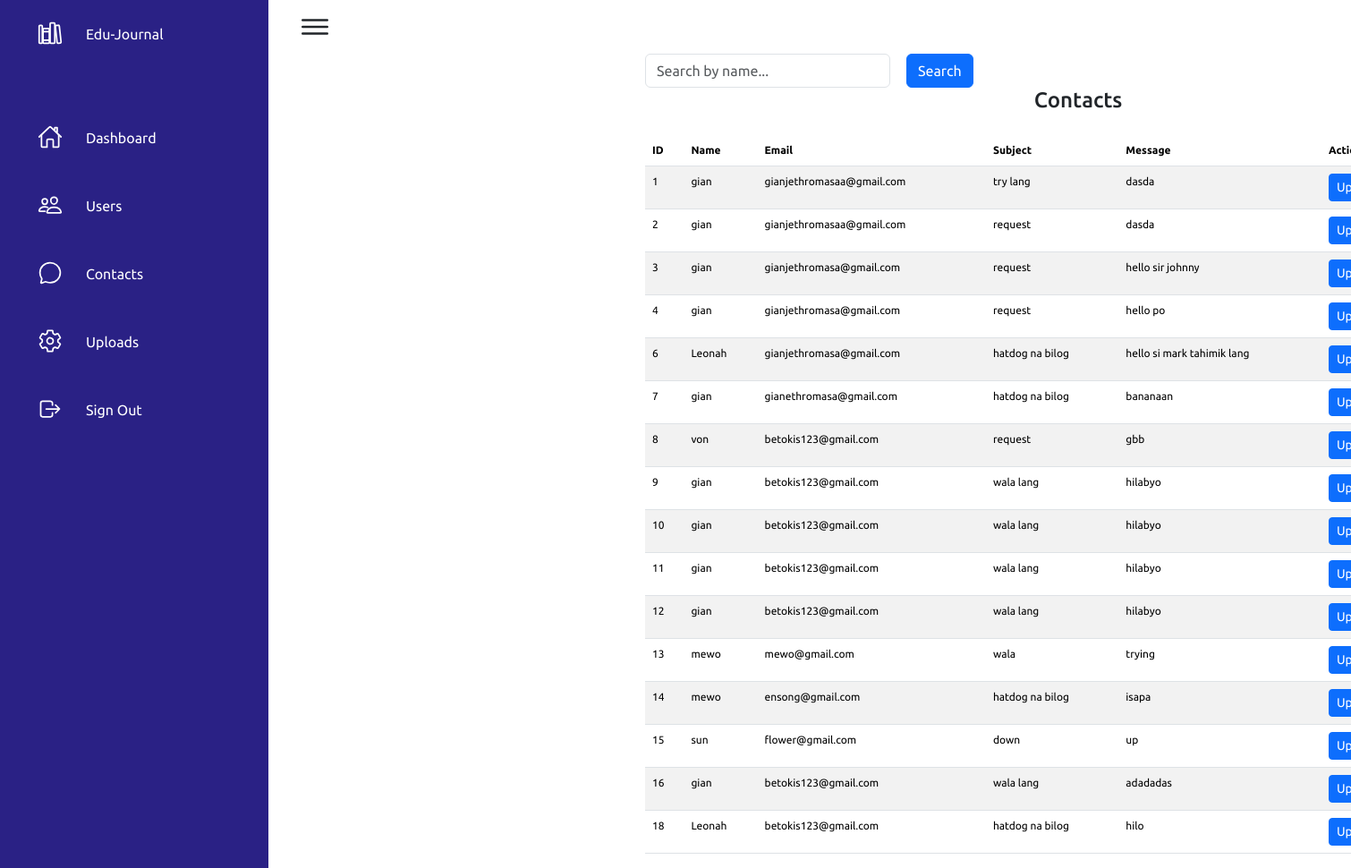
Screenshot of /dash/contacts.php (signed in) with the database file from the repository.
### tables this page shows
CREATE TABLE `user_contact` (
  `id` int(11) NOT NULL,
  `cname` varchar(150) NOT NULL,
  `email` varchar(150) NOT NULL,
  `sub` varchar(150) NOT NULL,
  `message` text NOT NULL
);

### dash/contacts.php (the view, shortened to what this page needs)
<!DOCTYPE html>
<html lang="en">
<head>
    <link rel="stylesheet" href="assets/css/style.css">
    <link href="https://cdn.jsdelivr.net/npm/bootstrap@5.3.3/dist/css/bootstrap.min.css" rel="stylesheet">
</head>
<body>
    <div class="container-fluid">
        <div class="row">
            <div class="col-auto bg-light p-0">
                <div class="navigation">
                    <ul class="nav flex-column">
                        <li class="nav-item">
                            <a class="nav-link active" href="#">
                                <span class="icon">
                                    <ion-icon name="library-outline"></ion-icon>
                                </span>
                                <span class="title">Edu-Journal</span>
                            </a>
                        </li>
                        <li class="nav-item">
                            <a class="nav-link" href="./dashboard.php">
                                <span class="icon">
                                    <ion-icon name="home-outline"></ion-icon>
                                </span>
                                <span class="title">Dashboard</span>
                            </a>
                        </li>
                        <li class="nav-item">
                            <a class="nav-link" href="./users.php">
                                <span class="icon">
                                    <ion-icon name="people-outline"></ion-icon>
                                </span>
                                <span class="title">Users</span>
                            </a>
                        </li>
                        <li class="nav-item">
                            <a class="nav-link" href="./contacts.php">
                                <span class="icon">
                                    <ion-icon name="chatbubble-outline"></ion-icon>
                                </span>
                                <span class="title">Contacts</span>
                            </a>
                        </li>
                        <li class="nav-item">
                            <a class="nav-link" href="#">
                                <span class="icon">
                                    <ion-icon name="settings-outline"></ion-icon>
                                </span>
                                <span class="title">Uploads</span>
                            </a>
                        </li>
                        <li class="nav-item">
                            <a class="nav-link" href="../sign_out.php">
                                <span class="icon">
                                    <ion-icon name="log-out-outline"></ion-icon>
                                </span>
                                <span class="title">Sign Out</span>
                            </a>
                        </li>
                    </ul>
                </div>
            </div>
            <div class="main">
            <div class="topbar">
                <div class="toggle">
                    <ion-icon name="menu-outline"></ion-icon>
                </div>
                </div>
                <div class="main">
                    <div class="search-add-container">
                        <form action="../c-search.php" method="GET" class="d-flex">
                            <input type="text" name="search" placeholder="Search by name..." class="form-control me-2" required>
                            <button type="submit" class="btn btn-primary">Search</button>
                        </form>
                    </div>
                    <h4 class="text-center mb-4">Contacts</h4>
                    <div class="table-container">
                        <table class="table table-striped table-sm">
                            <thead>
                                <tr>
                                    <th>ID</th>
                                    <th>Name</th>
                                    <th>Email</th>
                                    <th>Subject</th>
                                    <th>Message</th>
                                    <th>Action</th>
                                </tr>
                            </thead>
                            <tbody>
                                <?php
                                $host = "localhost";
                                $user = "root";
                                $pass = "";
                                $contact_db = "contact";
                                $contact_conn = new mysqli($host, $user, $pass, $contact_db);
                                $sql = "SELECT * FROM user_contact";
                                $result = $contact_conn->query($sql);
                                if ($result === false) {
                                    echo "<tr><td colspan='6'>Error: " . $contact_conn->error . "</td></tr>";
                                } else if ($result->num_rows > 0) {
                                    while ($row = $result->fetch_assoc()) {
                                        echo "<tr>
                                            <td>". htmlspecialchars($row["id"]) ."</td>
                                            <td>". htmlspecialchars($row["cname"]) ."</td>
                                            <td>". htmlspecialchars($row["email"]) ."</td>
                                            <td>". htmlspecialchars($row["sub"]) ."</td>
                                            <td>". htmlspecialchars($row["message"]) ."</td>
                                            <td>
                                                <a class='btn btn-primary btn-sm' href='../c-edit.php?id=".htmlspecialchars($row['id'])."'>Update</a>
                                                <a class='btn btn-danger btn-sm' href='../c-delete.php?id=".htmlspecialchars($row['id'])."'>Delete</a>
                                            </td>
                                        </tr>";
                                    }
                                } else {
                                    echo "<tr><td colspan='6'>No contacts found</td></tr>";
                                }
                                ?>
                            </tbody>
                        </table>
                    </div>
                </div>
            </div>
        </div>
    </div>
</body>
</html>

### dash/assets/css/style.css (style rules this page uses)
* { font-family: "Ubuntu", sans-serif; margin: 0; padding: 0; box-sizing: border-box; }
:root { --blue: #2a2185; --white: #fff; --gray: #f5f5f5; --black1: #222; --black2: #999; }
body { min-height: 100vh; overflow-x: hidden; }
.navigation { position: fixed; width: 300px; height: 100%; background: var(--blue); border-left: 10px solid var(--blue); transition: 0.5s; overflow: hidden; }
.navigation ul { position: absolute; top: 0; left: 0; width: 100%; }
.navigation ul li { position: relative; width: 100%; list-style: none; border-top-left-radius: 30px; border-bottom-left-radius: 30px; }
.navigation ul li:nth-child(1) { margin-bottom: 40px; pointer-events: none; }
.navigation ul li a { position: relative; display: block; width: 100%; display: flex; text-decoration: none; color: var(--white); }
.navigation ul li a .icon { position: relative; display: block; min-width: 60px; height: 60px; line-height: 75px; text-align: center; }
.navigation ul li a .icon ion-icon { font-size: 1.75rem; }
.navigation ul li a .title { position: relative; display: block; padding: 0 10px; height: 60px; line-height: 60px; text-align: start; white-space: nowrap; }
.main { position: absolute; width: calc(100% - 300px); left: 300px; min-height: 100vh; background: var(--white); transition: 0.5s; }
.topbar { width: 100%; height: 60px; display: flex; justify-content: space-between; align-items: center; padding: 0 10px; }
.toggle { position: relative; width: 60px; height: 60px; display: flex; justify-content: center; align-items: center; font-size: 2.5rem; cursor: pointer; }

### dash/contacts.php (style rules this page uses)
.search-add-container { display: flex; justify-content: space-between; align-items: center; margin-bottom: 20px; max-width: 80%; margin: 0 auto; }
.search-add-container form { display: flex; gap: 10px; }
.table-container { max-width: 80%; margin: 0 auto; }
.table { font-size: 12px; }
.table th, .table td { padding: 8px; }

### rows the page displays
user_contact: id "1", cname "gian", email "gianjethromasaa@gmail.com", sub "try lang", message "dasda"
user_contact: id "2", cname "gian", email "gianjethromasaa@gmail.com", sub "request", message "dasda"
user_contact: id "3", cname "gian", email "gianjethromasa@gmail.com", sub "request", message "hello sir johnny"
user_contact: id "4", cname "gian", email "gianjethromasa@gmail.com", sub "request", message "hello po"
user_contact: id "6", cname "Leonah", email "gianjethromasa@gmail.com", sub "hatdog na bilog", message "hello si mark tahimik lang"
user_contact: id "7", cname "gian", email "gianethromasa@gmail.com", sub "hatdog na bilog", message "bananaan"
user_contact: id "8", cname "von", email "betokis123@gmail.com", sub "request", message "gbb"
user_contact: id "9", cname "gian", email "betokis123@gmail.com", sub "wala lang", message "hilabyo"
user_contact: id "10", cname "gian", email "betokis123@gmail.com", sub "wala lang", message "hilabyo"
user_contact: id "11", cname "gian", email "betokis123@gmail.com", sub "wala lang", message "hilabyo"
user_contact: id "12", cname "gian", email "betokis123@gmail.com", sub "wala lang", message "hilabyo"
user_contact: id "13", cname "mewo", email "mewo@gmail.com", sub "wala", message "trying"
user_contact: id "14", cname "mewo", email "ensong@gmail.com", sub "hatdog na bilog", message "isapa"
user_contact: id "15", cname "sun", email "flower@gmail.com", sub "down", message "up"
user_contact: id "16", cname "gian", email "betokis123@gmail.com", sub "wala lang", message "adadadas"
user_contact: id "18", cname "Leonah", email "betokis123@gmail.com", sub "hatdog na bilog", message "hilo"
